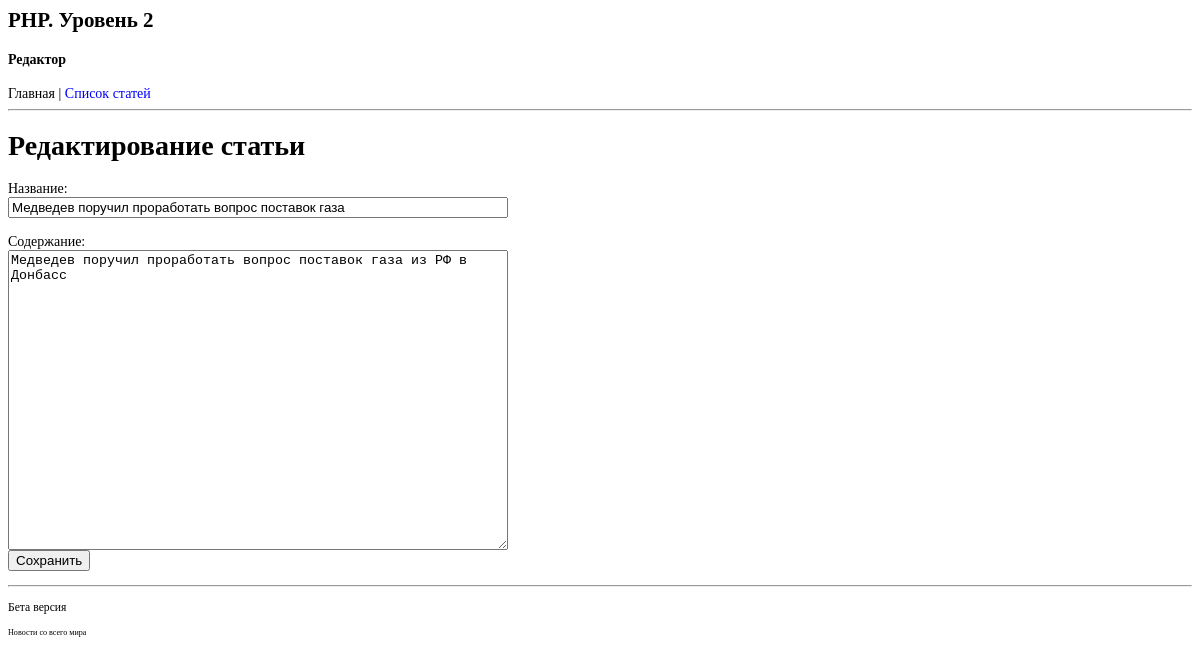
/control/edit.php?id=5, run on the app's committed database.
### tables this page shows
CREATE TABLE IF NOT EXISTS `news` (
`id_article` bigint(20) unsigned NOT NULL,
  `date` datetime NOT NULL,
  `title` char(50) NOT NULL,
  `content` text NOT NULL
);

### models/news.php (called while the page is built, shortened)
<?php
function articles_get($id_article)
{
	$query = "SELECT * FROM news WHERE id_article = $id_article";
	$result = mysql_query($query);
	$row = mysql_fetch_assoc($result);
	return $row;
}
function view_include($fileName, $vars = array())
{
	include $fileName;
	return ob_get_clean();
}

### views/edit.php (the view, shortened to what this page needs)
<html>
<body>
	<h1>Редактирование статьи</h1>
	<form method="post">
		Название:
		<br/>
		<input type="text" name="title" value="<?=$articles['title']?>" />
		<br/>
		<br/>
		Содержание:
		<br/>
		<textarea name="content"><?=$articles['content']?></textarea>
		<br/>
		<input type="submit" value="Сохранить" />
	</form>
</body>
</html>

### views/style.css (style rules this page uses)
body { font-family: Georgia; font-size: 14px; color: black; }
input[type="text"] { width: 500px; }
textarea { width: 500px; height: 300px; }

### data on the page
news: title "Медведев поручил проработать вопрос поставок газа", content "Медведев поручил проработать вопрос поставок газа из РФ в Донбасс"

### other printed values
$title "Редактор"
